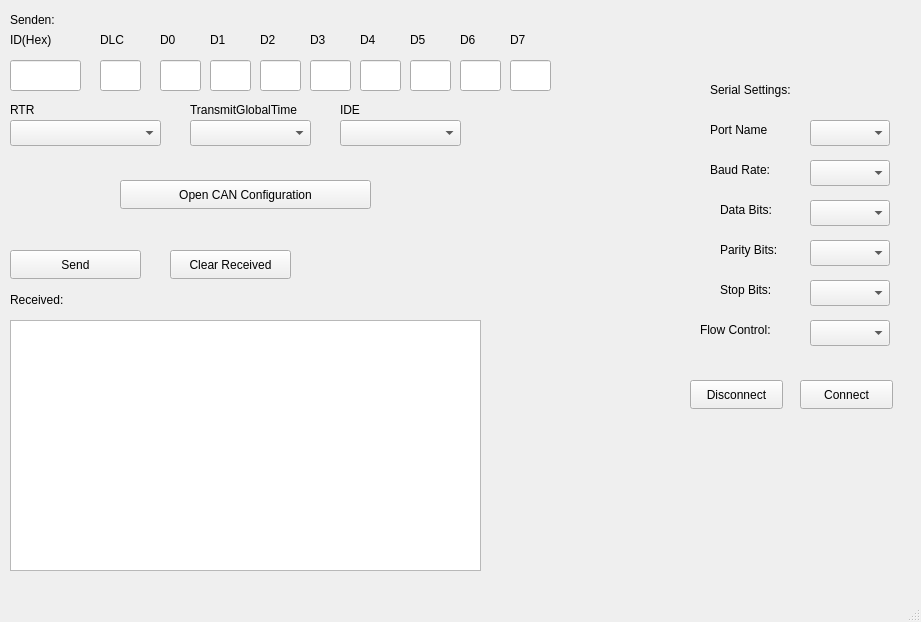
<?xml version="1.0" encoding="UTF-8"?>
<ui version="4.0">
 <class>MainWindow</class>
 <widget class="QMainWindow" name="MainWindow">
  <property name="geometry">
   <rect>
    <x>0</x>
    <y>0</y>
    <width>921</width>
    <height>622</height>
   </rect>
  </property>
  <property name="windowTitle">
   <string>MainWindow</string>
  </property>
  <widget class="QWidget" name="centralwidget">
   <widget class="QLabel" name="label">
    <property name="geometry">
     <rect>
      <x>10</x>
      <y>10</y>
      <width>63</width>
      <height>20</height>
     </rect>
    </property>
    <property name="text">
     <string>Senden: </string>
    </property>
   </widget>
   <widget class="QPushButton" name="pushButton_send_command">
    <property name="geometry">
     <rect>
      <x>10</x>
      <y>250</y>
      <width>131</width>
      <height>29</height>
     </rect>
    </property>
    <property name="text">
     <string>Send</string>
    </property>
   </widget>
   <widget class="QLabel" name="label_2">
    <property name="geometry">
     <rect>
      <x>10</x>
      <y>290</y>
      <width>111</width>
      <height>20</height>
     </rect>
    </property>
    <property name="text">
     <string>Received: </string>
    </property>
   </widget>
   <widget class="QPushButton" name="pushButton_clear_console">
    <property name="geometry">
     <rect>
      <x>170</x>
      <y>250</y>
      <width>121</width>
      <height>29</height>
     </rect>
    </property>
    <property name="text">
     <string>Clear Received</string>
    </property>
   </widget>
   <widget class="QLabel" name="label_4">
    <property name="geometry">
     <rect>
      <x>710</x>
      <y>80</y>
      <width>121</width>
      <height>20</height>
     </rect>
    </property>
    <property name="text">
     <string>Serial Settings: </string>
    </property>
   </widget>
   <widget class="QLabel" name="label_5">
    <property name="geometry">
     <rect>
      <x>710</x>
      <y>120</y>
      <width>81</width>
      <height>20</height>
     </rect>
    </property>
    <property name="text">
     <string>Port Name</string>
    </property>
   </widget>
   <widget class="QLabel" name="label_6">
    <property name="geometry">
     <rect>
      <x>710</x>
      <y>160</y>
      <width>81</width>
      <height>20</height>
     </rect>
    </property>
    <property name="text">
     <string>Baud Rate:</string>
    </property>
   </widget>
   <widget class="QLabel" name="label_7">
    <property name="geometry">
     <rect>
      <x>720</x>
      <y>200</y>
      <width>71</width>
      <height>20</height>
     </rect>
    </property>
    <property name="text">
     <string>Data Bits:</string>
    </property>
   </widget>
   <widget class="QLabel" name="label_8">
    <property name="geometry">
     <rect>
      <x>720</x>
      <y>240</y>
      <width>71</width>
      <height>20</height>
     </rect>
    </property>
    <property name="text">
     <string>Parity Bits:</string>
    </property>
   </widget>
   <widget class="QLabel" name="label_9">
    <property name="geometry">
     <rect>
      <x>720</x>
      <y>280</y>
      <width>71</width>
      <height>20</height>
     </rect>
    </property>
    <property name="text">
     <string>Stop Bits:</string>
    </property>
   </widget>
   <widget class="QLabel" name="label_10">
    <property name="geometry">
     <rect>
      <x>700</x>
      <y>320</y>
      <width>91</width>
      <height>20</height>
     </rect>
    </property>
    <property name="text">
     <string>Flow Control:</string>
    </property>
   </widget>
   <widget class="QPushButton" name="pushButton_disconnect">
    <property name="geometry">
     <rect>
      <x>690</x>
      <y>380</y>
      <width>93</width>
      <height>29</height>
     </rect>
    </property>
    <property name="text">
     <string>Disconnect</string>
    </property>
   </widget>
   <widget class="QPushButton" name="pushButton_connect">
    <property name="geometry">
     <rect>
      <x>800</x>
      <y>380</y>
      <width>93</width>
      <height>29</height>
     </rect>
    </property>
    <property name="text">
     <string>Connect</string>
    </property>
   </widget>
   <widget class="QComboBox" name="comboBox_port_name">
    <property name="geometry">
     <rect>
      <x>810</x>
      <y>120</y>
      <width>80</width>
      <height>26</height>
     </rect>
    </property>
   </widget>
   <widget class="QComboBox" name="comboBox_baud_rate">
    <property name="geometry">
     <rect>
      <x>810</x>
      <y>160</y>
      <width>80</width>
      <height>26</height>
     </rect>
    </property>
   </widget>
   <widget class="QComboBox" name="comboBox_data_bits">
    <property name="geometry">
     <rect>
      <x>810</x>
      <y>200</y>
      <width>80</width>
      <height>26</height>
     </rect>
    </property>
   </widget>
   <widget class="QComboBox" name="comboBox_parity_bit">
    <property name="geometry">
     <rect>
      <x>810</x>
      <y>240</y>
      <width>80</width>
      <height>26</height>
     </rect>
    </property>
   </widget>
   <widget class="QComboBox" name="comboBox_stop_bit">
    <property name="geometry">
     <rect>
      <x>810</x>
      <y>280</y>
      <width>80</width>
      <height>26</height>
     </rect>
    </property>
   </widget>
   <widget class="QComboBox" name="comboBox_flow_control">
    <property name="geometry">
     <rect>
      <x>810</x>
      <y>320</y>
      <width>80</width>
      <height>26</height>
     </rect>
    </property>
   </widget>
   <widget class="QLabel" name="label_connection_status_value">
    <property name="geometry">
     <rect>
      <x>690</x>
      <y>420</y>
      <width>201</width>
      <height>20</height>
     </rect>
    </property>
    <property name="text">
     <string/>
    </property>
   </widget>
   <widget class="QTextEdit" name="plainTextEdit_sent_commands">
    <property name="geometry">
     <rect>
      <x>10</x>
      <y>320</y>
      <width>471</width>
      <height>251</height>
     </rect>
    </property>
   </widget>
   <widget class="QPushButton" name="CAN_Konfig">
    <property name="geometry">
     <rect>
      <x>120</x>
      <y>180</y>
      <width>251</width>
      <height>29</height>
     </rect>
    </property>
    <property name="text">
     <string>Open CAN Configuration</string>
    </property>
   </widget>
   <widget class="QLineEdit" name="lineEdit_ID">
    <property name="geometry">
     <rect>
      <x>10</x>
      <y>60</y>
      <width>71</width>
      <height>31</height>
     </rect>
    </property>
   </widget>
   <widget class="QLineEdit" name="lineEdit_DLC">
    <property name="geometry">
     <rect>
      <x>100</x>
      <y>60</y>
      <width>41</width>
      <height>31</height>
     </rect>
    </property>
   </widget>
   <widget class="QLineEdit" name="lineEdit_D0">
    <property name="geometry">
     <rect>
      <x>160</x>
      <y>60</y>
      <width>41</width>
      <height>31</height>
     </rect>
    </property>
   </widget>
   <widget class="QLineEdit" name="lineEdit_D1">
    <property name="geometry">
     <rect>
      <x>210</x>
      <y>60</y>
      <width>41</width>
      <height>31</height>
     </rect>
    </property>
   </widget>
   <widget class="QLineEdit" name="lineEdit_D2">
    <property name="geometry">
     <rect>
      <x>260</x>
      <y>60</y>
      <width>41</width>
      <height>31</height>
     </rect>
    </property>
    <property name="text">
     <string/>
    </property>
   </widget>
   <widget class="QLineEdit" name="lineEdit_D3">
    <property name="geometry">
     <rect>
      <x>310</x>
      <y>60</y>
      <width>41</width>
      <height>31</height>
     </rect>
    </property>
   </widget>
   <widget class="QLineEdit" name="lineEdit_D4">
    <property name="geometry">
     <rect>
      <x>360</x>
      <y>60</y>
      <width>41</width>
      <height>31</height>
     </rect>
    </property>
   </widget>
   <widget class="QLineEdit" name="lineEdit_D5">
    <property name="geometry">
     <rect>
      <x>410</x>
      <y>60</y>
      <width>41</width>
      <height>31</height>
     </rect>
    </property>
   </widget>
   <widget class="QLineEdit" name="lineEdit_D6">
    <property name="geometry">
     <rect>
      <x>460</x>
      <y>60</y>
      <width>41</width>
      <height>31</height>
     </rect>
    </property>
   </widget>
   <widget class="QLineEdit" name="lineEdit_D7">
    <property name="geometry">
     <rect>
      <x>510</x>
      <y>60</y>
      <width>41</width>
      <height>31</height>
     </rect>
    </property>
   </widget>
   <widget class="QLabel" name="label_3">
    <property name="geometry">
     <rect>
      <x>10</x>
      <y>30</y>
      <width>63</width>
      <height>20</height>
     </rect>
    </property>
    <property name="text">
     <string>ID(Hex)</string>
    </property>
   </widget>
   <widget class="QLabel" name="label_12">
    <property name="geometry">
     <rect>
      <x>100</x>
      <y>30</y>
      <width>31</width>
      <height>20</height>
     </rect>
    </property>
    <property name="text">
     <string>DLC</string>
    </property>
   </widget>
   <widget class="QLabel" name="label_13">
    <property name="geometry">
     <rect>
      <x>160</x>
      <y>30</y>
      <width>31</width>
      <height>20</height>
     </rect>
    </property>
    <property name="text">
     <string>D0</string>
    </property>
   </widget>
   <widget class="QLabel" name="label_14">
    <property name="geometry">
     <rect>
      <x>210</x>
      <y>30</y>
      <width>31</width>
      <height>20</height>
     </rect>
    </property>
    <property name="text">
     <string>D1</string>
    </property>
   </widget>
   <widget class="QLabel" name="label_15">
    <property name="geometry">
     <rect>
      <x>260</x>
      <y>30</y>
      <width>31</width>
      <height>20</height>
     </rect>
    </property>
    <property name="text">
     <string>D2</string>
    </property>
   </widget>
   <widget class="QLabel" name="label_16">
    <property name="geometry">
     <rect>
      <x>310</x>
      <y>30</y>
      <width>31</width>
      <height>20</height>
     </rect>
    </property>
    <property name="text">
     <string>D3</string>
    </property>
   </widget>
   <widget class="QLabel" name="label_17">
    <property name="geometry">
     <rect>
      <x>360</x>
      <y>30</y>
      <width>31</width>
      <height>20</height>
     </rect>
    </property>
    <property name="text">
     <string>D4</string>
    </property>
   </widget>
   <widget class="QLabel" name="label_18">
    <property name="geometry">
     <rect>
      <x>410</x>
      <y>30</y>
      <width>31</width>
      <height>20</height>
     </rect>
    </property>
    <property name="text">
     <string>D5</string>
    </property>
   </widget>
   <widget class="QLabel" name="label_19">
    <property name="geometry">
     <rect>
      <x>460</x>
      <y>30</y>
      <width>31</width>
      <height>20</height>
     </rect>
    </property>
    <property name="text">
     <string>D6</string>
    </property>
   </widget>
   <widget class="QLabel" name="label_20">
    <property name="geometry">
     <rect>
      <x>510</x>
      <y>30</y>
      <width>31</width>
      <height>20</height>
     </rect>
    </property>
    <property name="text">
     <string>D7</string>
    </property>
   </widget>
   <widget class="QComboBox" name="rtr">
    <property name="geometry">
     <rect>
      <x>10</x>
      <y>120</y>
      <width>151</width>
      <height>26</height>
     </rect>
    </property>
   </widget>
   <widget class="QLabel" name="label_22">
    <property name="geometry">
     <rect>
      <x>10</x>
      <y>100</y>
      <width>63</width>
      <height>20</height>
     </rect>
    </property>
    <property name="text">
     <string>RTR</string>
    </property>
   </widget>
   <widget class="QComboBox" name="TGT">
    <property name="geometry">
     <rect>
      <x>190</x>
      <y>120</y>
      <width>121</width>
      <height>26</height>
     </rect>
    </property>
   </widget>
   <widget class="QLabel" name="label_23">
    <property name="geometry">
     <rect>
      <x>190</x>
      <y>100</y>
      <width>141</width>
      <height>20</height>
     </rect>
    </property>
    <property name="text">
     <string>TransmitGlobalTime</string>
    </property>
   </widget>
   <widget class="QLabel" name="label_35">
    <property name="geometry">
     <rect>
      <x>340</x>
      <y>100</y>
      <width>63</width>
      <height>20</height>
     </rect>
    </property>
    <property name="text">
     <string>IDE</string>
    </property>
   </widget>
   <widget class="QComboBox" name="ide">
    <property name="geometry">
     <rect>
      <x>340</x>
      <y>120</y>
      <width>121</width>
      <height>26</height>
     </rect>
    </property>
   </widget>
  </widget>
  <widget class="QMenuBar" name="menubar">
   <property name="geometry">
    <rect>
     <x>0</x>
     <y>0</y>
     <width>921</width>
     <height>22</height>
    </rect>
   </property>
  </widget>
  <widget class="QStatusBar" name="statusbar"/>
 </widget>
 <resources/>
 <connections/>
</ui>
